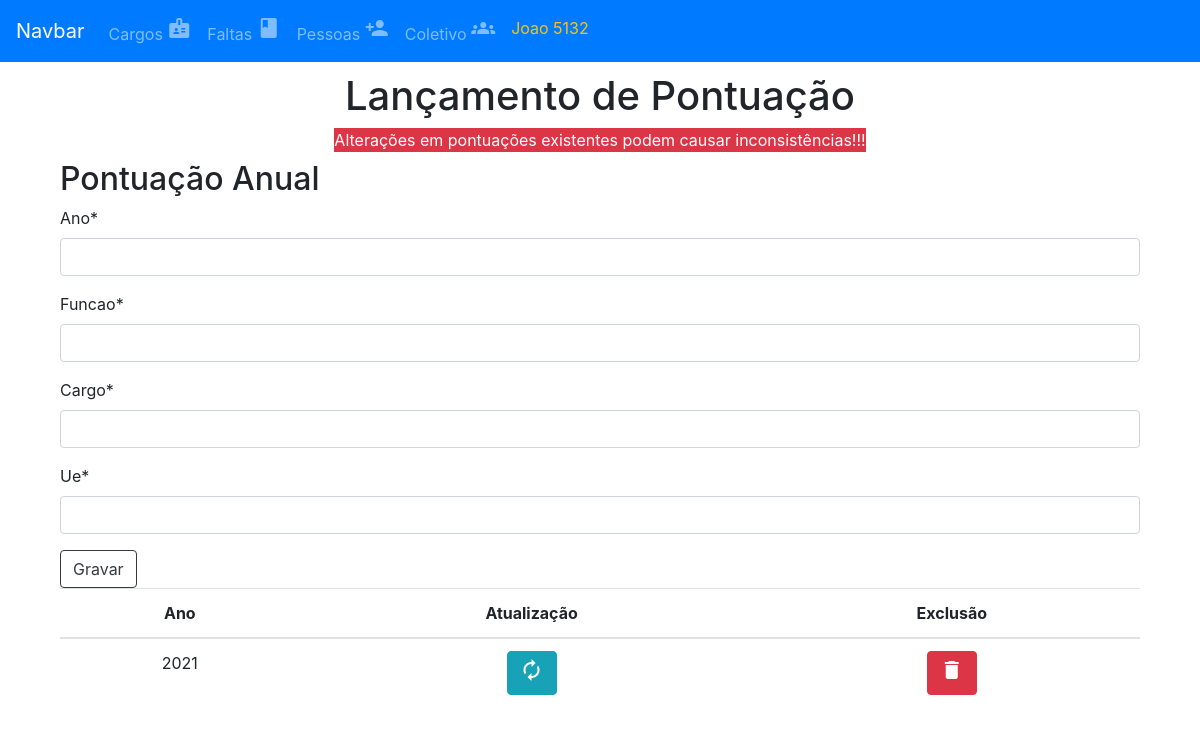
The page /pessoas/5132/pontuacoes on the database as committed earlier.
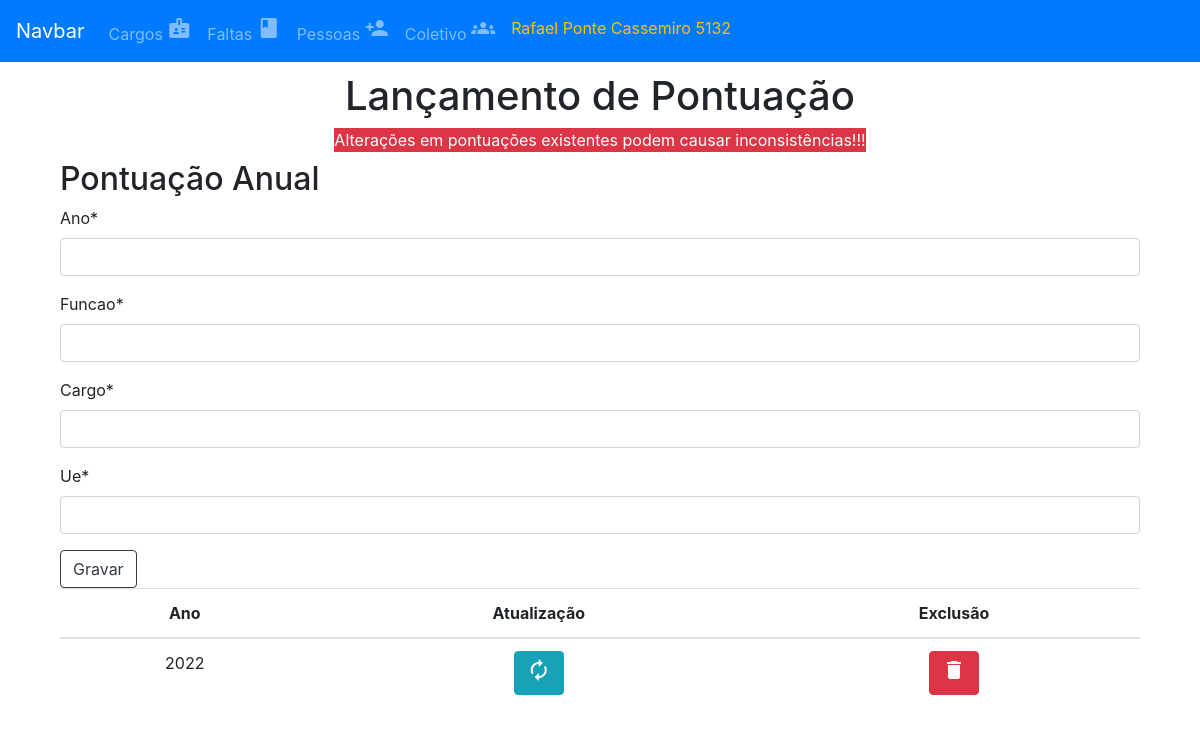
The same page on the database as committed later.
### app_pessoa/models.py (models this page shows)
class Pessoas(models.Model):
    EFETIVO =  (
     (True,'Sim'),
     (False,'Não')
    )
    id = models.CharField(max_length=6, primary_key=True)
    nome = models.CharField(max_length=150)
    dt_nasc = models.DateField(default='1991-01-01')
    cpf = models.CharField(max_length=11, default='11111111111')
    admissao = models.DateField(default='1991-01-01')
    saida = models.DateField(null=True)
    efetivo = models.BooleanField(choices=EFETIVO, default=False)
    cargo = models.ForeignKey(Cargos, on_delete=models.CASCADE, related_name="pessoas_cargos")

### app_ficha_cem/models.py (models this page shows, shortened)
class Pontuacoes(models.Model):
    ano = models.IntegerField()
    funcao = models.IntegerField()
    cargo = models.IntegerField()
    ue = models.IntegerField()
    pessoa = models.ForeignKey(Pessoas, on_delete=models.CASCADE)
    class Meta:
        unique_together = ('ano','pessoa')

### app_ficha_cem/views.py (the view)
# urls.py: path('pessoas/<str:pessoa_id>/pontuacoes', lancar_pontuacoes, name='lancarpontuacao'),
def lancar_pontuacoes(request, pessoa_id):
    pessoa = Pessoas.objects.get(pk=pessoa_id)
    pontuacoes = Pontuacoes.objects.filter(pessoa=pessoa_id)
    if request.method == 'POST':
        form = formularioPontuacao(request.POST)
        if form.is_valid():
            form.save()
            messages.success(request,"Pontuação Gravada!")
            return redirect('lancarpontuacao',pessoa_id)
        else:
            messages.error(request,"Erro ao  Gravar Pontuação!",'danger')
    else:
        form = formularioPontuacao(initial={'pessoa':pessoa})
    return render(request,'template/lancar_pontuacao.html',{'form':form,'pessoa':pessoa,'pontuacoes':pontuacoes})

### app_ficha_cem/forms.py
class formularioPontuacao(forms.ModelForm):
    ano = forms.IntegerField(min_value=0)
    funcao = forms.IntegerField(min_value=0)
    cargo = forms.IntegerField(min_value=0)
    ue = forms.IntegerField(min_value=0)
    pessoa = forms.ModelChoiceField(queryset=Pessoas.objects.all(),
                                      widget=forms.HiddenInput())
    class Meta:
        model = Pontuacoes
        fields = ['ano','funcao','cargo','ue','pessoa']

### template/lancar_pontuacao.html (shortened to what this page needs)
{% extends 'template/menu.html'%}
{% load crispy_forms_tags %}
{% block content %}
<div class="container">
    <div class="row">
        <div class="col-12 text-center">
            <h1>Lançamento de Pontuação</h1>
            <label class="bg-danger text-white">Alterações em pontuações existentes podem causar
                inconsistências!!!</label>
        </div>
    </div>
</div>
<div class="container">
    <div class="row">
        <div class="col-12">
            <h2>Pontuação Anual</h2>
            <form method="POST">
                {{ form|crispy }}
                <div clas="form-group">
                    <button class="btn btn-outline-dark">Gravar</button>
                </div>
            </form>
        </div>
    </div>
    <div class="row">
        <div class="col-12">
            <table class="table table-hover text-center">
                <thead>
                    <tr>
                        <th scope="col">Ano</th>
                        <th scope="col">Atualização</th>
                        <th scope="col">Exclusão</th>
                    </tr>
                </thead>
                <tbody>
                    {% for pontuacao in pontuacoes %}
                    <tr>
                        <td>
                            {{ pontuacao.ano }}
                        </td>
                        <td>
                            <a class='btn btn-info' href="{% url 'atualizarpontuacao' pessoa.id pontuacao.id %}"><span
                                    class="material-icons">
                                </span></a>
                        </td>
                        <td>
                            <a class='btn btn-danger' href="{% url 'excluirpontuacao' pessoa.id pontuacao.id %}"><span
                                    class="material-icons">
                                </span></a>
                        </td>
                    </tr>
                    {% endfor %}
                </tbody>
            </table>
        </div>
    </div>
</div>
{% endblock content %}

### template/menu.html (shortened to what this page needs)
{% load static %}
<!DOCTYPE html>
<html lang="en">
<head>
    <link rel="stylesheet" href="https://cdn.jsdelivr.net/npm/bootstrap@4.0.0/dist/css/bootstrap.min.css"
>
    <link rel="stylesheet" href="https://use.fontawesome.com/releases/v5.7.0/css/all.css"
>
</head>
<body>
    <nav class="navbar navbar-expand-lg navbar-dark bg-primary  fixed-top">
        <a class="navbar-brand" href="#">Navbar</a>
        <div class="collapse navbar-collapse" id="navbarSupportedContent">
            <ul class="navbar-nav mr-auto">
                <li class="nav-item">
                    <a class="nav-link" href="{% url 'listarcargos' %}">Cargos <span class="material-icons">
                        </span></a>
                </li>
                <li class="nav-item">
                    <a class="nav-link" href="{% url 'listarfaltas' %}">Faltas <span class="material-icons">
                        </span></a>
                </li>
                <li class="nav-item">
                    <a class="nav-link" href="{% url 'listarpessoas' %}">Pessoas <span class="material-icons">
                        </span></a>
                </li>
                <li class="nav-item">
                    <a class="nav-link" href="{% url 'coletivo' %}">Coletivo <span class="material-icons">
                        </span></a>
                </li>
                <li class="nav-item">
                    <a class="nav-link text-warning" href="{% url 'listarpessoas' %}">{{pessoa.nome}} {{pessoa.id}}</a>
                </li>
    </nav>
    <div class="container mt-5">
        {% block content %}
        {% endblock content %}
    </div>
</body>
</html>

Rows that differ between the two databases and show on the page:
removed Pontuacoes: ano "2021"
changed Pessoas id 5132: nome "Joao" → "Rafael Ponte Cassemiro"
added Pontuacoes: ano "2022"
